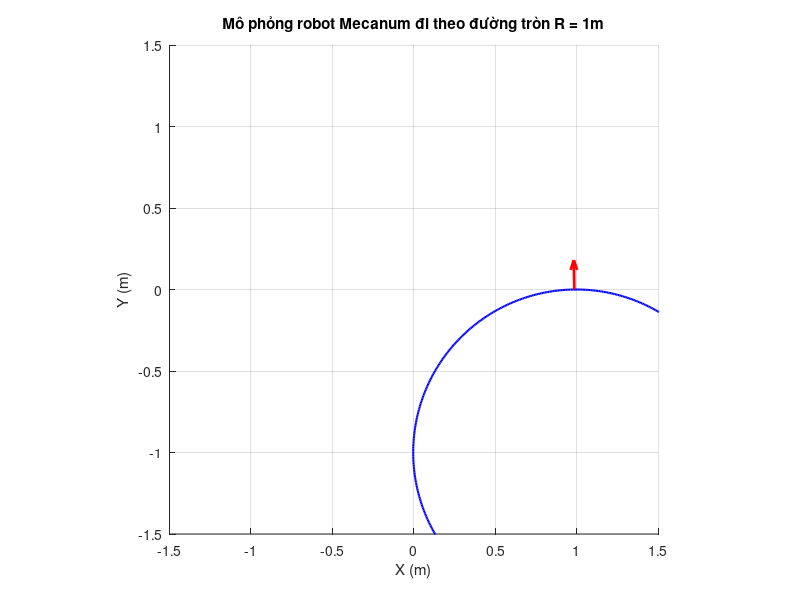
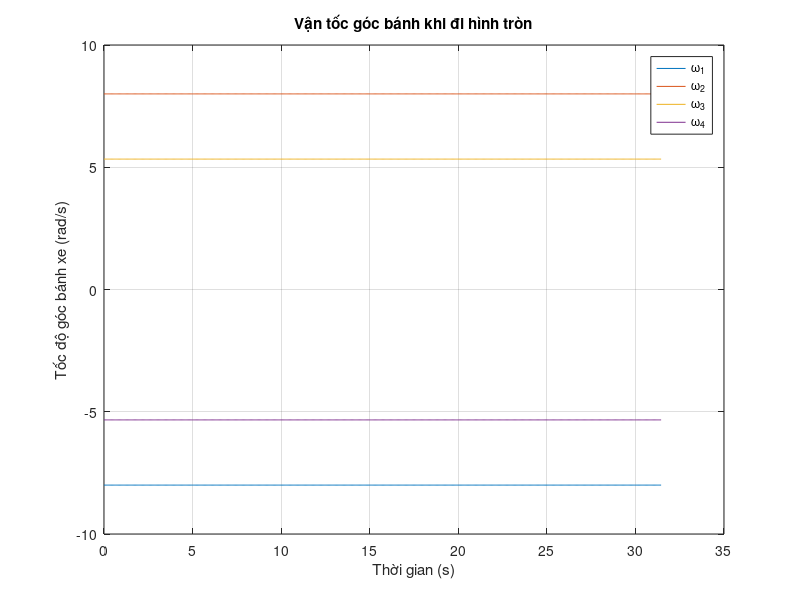

These figures' MATLAB source, in order:
clc; clear; close all;

% Thông số robot
r = 0.03;
Lx = 0.075; Ly = 0.125;
R = Lx + Ly;

% Ma trận động học ngược
J_inverse = (1/r) * [... 
    1, -1, -R;
    1,  1,  R;
    1,  1, -R;
    1, -1,  R ];

% Thời gian mô phỏng
T = 31.5;
dt = 0.05;
N = round(T / dt);

% Chuyển động tròn
radius = 1;
v = 0.2;
omega = v / radius;

% Trạng thái ban đầu
x = radius; y = 0; theta = pi/2;
trajectory = zeros(N, 3);
omega_history = zeros(N, 4);

% Tạo figure mô phỏng robot
figure;
hold on; grid on; axis equal;
xlabel('X (m)'); ylabel('Y (m)');
title('Mô phỏng robot Mecanum đi theo đường tròn R = 1m');
xlim([-1.5 1.5]); ylim([-1.5 1.5]);

% Vẽ đường tròn tham chiếu

h_trajectory = plot(x, y, 'b-', 'LineWidth', 1.5);
h_robot = quiver(x, y, cos(theta)*0.2, sin(theta)*0.2, 'r', 'LineWidth', 2);

% Vòng lặp mô phỏng
for k = 1:N
    vx = -v * sin(theta);
    vy =  v * cos(theta);
    wz = omega;

    R_theta = [cos(theta), sin(theta); -sin(theta), cos(theta)];
    v_local = [R_theta * [vx; vy]; wz];

    omega_wheel = J_inverse * v_local;
    omega_history(k, :) = omega_wheel';

    % Ma trận động học thuận
    J_forward = (r/4) * [... 
        1,  1,  1,  1;
       -1,  1,  1, -1;
       -1/R, 1/R, -1/R, 1/R ];

    v_actual = J_forward * omega_wheel;
    v_global = [cos(theta), -sin(theta); sin(theta), cos(theta)] * v_actual(1:2);

    x = x + v_global(1) * dt;
    y = y + v_global(2) * dt;
    theta = theta + v_actual(3) * dt;

    trajectory(k,:) = [x, y, theta];

    set(h_trajectory, 'XData', trajectory(1:k,1), 'YData', trajectory(1:k,2));
    set(h_robot, 'XData', x, 'YData', y, ...
        'UData', cos(theta)*0.2, 'VData', sin(theta)*0.2);
    pause(0.01);
end

% === Vẽ vận tốc góc bánh xe SAU vòng lặp ===
figure;
plot((0:N-1)*dt, omega_history);
xlabel('Thời gian (s)');
ylabel('Tốc độ góc bánh xe (rad/s)');
legend('\omega_1', '\omega_2', '\omega_3', '\omega_4');
title('Vận tốc góc bánh khi đi hình tròn');
grid on;
